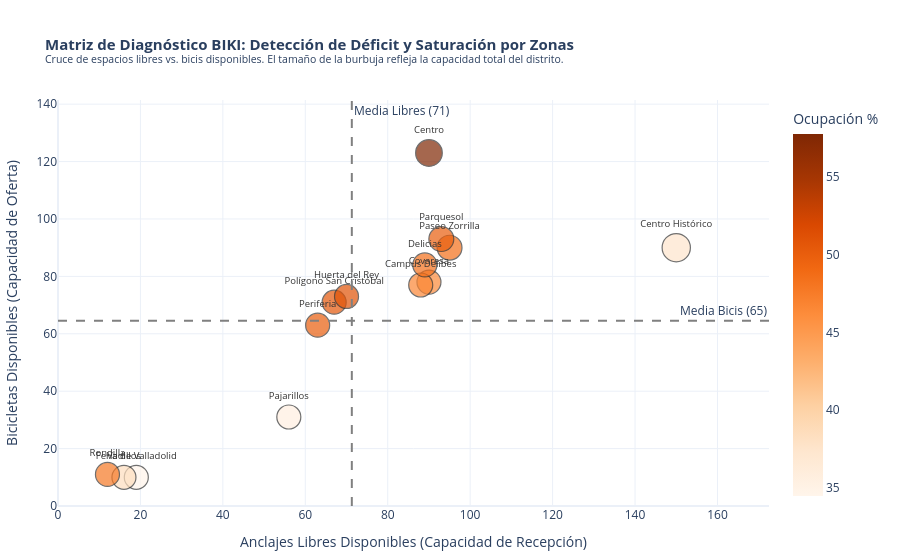

The notebook cell this image was saved under:
### Markdown cell above
<span style="font-size: 20pt; font-weight: bold; color: #804000;">**Bloque 9.** Análisis geográfico de capacidad y detección de déficit de anclajes por zonas </span>

Se toma como referencia la información del primer bloque, que muestra el estado y la distribución de las estaciones. 
- Objetivo: ampliar el análisis del bloque 1 
- Cálculo de porcentaje real de ocupación 
- Determinar déficit latente de anclajes y zonas más saturadas 
- Gráfico interactivo que contraste cada extremo de la red (heatmap)

### Code cell
prefix_mapping = {
    "00": "00 - Centro Histórico",
    "01": "01 - Centro / Clínico",
    "02": "02 - Rondilla / Santa Clara",
    "10": "10 - Periferia (Santovenia/Overuela/Cistérniga)",
    "20": "20 - Campus Delibes / Belén",
    "21": "21 - Vadillos / Pajarillos Norte",
    "30": "30 - Pajarillos / Delicias Norte",
    "40": "40 - Delicias",
    "50": "50 - Polígono San Cristóbal / Arcas Reales",
    "51": "50 - Polígono San Cristóbal / Arcas Reales",
    "60": "60 - Paseo Zorrilla / Plaza de Toros",
    "70": "70 - Covaresa / Parque Alameda",
    "71": "70 - Covaresa / Parque Alameda",
    "80": "80 - Parquesol",
    "81": "80 - Parquesol",
    "90": "90 - Huerta del Rey / Villa de Prado",
    "91": "91 - Feria de Valladolid / Arturo Eyries",
}

def mapeo_barrio(ref):
    ref_str = str(ref).strip().zfill(3)
    prefix = ref_str[:2]
    return prefix_mapping.get(prefix, f"Distrito {prefix}")

df_est["Barrio"] = df_est["REFERENCIA"].apply(mapeo_barrio)

analizar_zonas = (
    df_est.groupby("Barrio", as_index=False)
    .agg(
        Estaciones=("REFERENCIA", "count"),
        TOTAL=("TOTAL", "sum"),
        BICICLETAS=("NÚMERO BICICLETAS", "sum"),
        ESPACIOS_LIBRES=("ESPACIOS LIBRES", "sum"),
    )
)

analizar_zonas["%Ocupacion"] = (
    analizar_zonas["BICICLETAS"] / analizar_zonas["TOTAL"] * 100
).round(2)

analizar_zonas = analizar_zonas.sort_values(by="%Ocupacion", ascending=True)
print(analizar_zonas.to_string(index=False))

media_bicis = analizar_zonas["BICICLETAS"].mean()
media_libres = analizar_zonas["ESPACIOS_LIBRES"].mean()

# Etiquetas cortas para evitar textos largos en el mapa de dispersión
analizar_zonas["Barrio_Corto"] = (
    analizar_zonas["Barrio"]
    .str.split(" - ").str.get(-1)
    .str.split(" /").str.get(0)
    .str.split(" (", regex=False).str.get(0)
)


fig_diagnostico = px.scatter(
    analizar_zonas,
    x="ESPACIOS_LIBRES",
    y="BICICLETAS",
    text="Barrio_Corto",
    size="TOTAL",
    color="%Ocupacion",
    color_continuous_scale=px.colors.sequential.Oranges,
    title=(
        "<b>Matriz de Diagnóstico BIKI: Detección de Déficit y Saturación por Zonas</b>"
        "<br><sup>Cruce de espacios libres vs. bicis disponibles. "
        "El tamaño de la burbuja refleja la capacidad total del distrito.</sup>"
    ),
    labels={
        "ESPACIOS_LIBRES": "Anclajes Libres Disponibles (Capacidad de Recepción)",
        "BICICLETAS": "Bicicletas Disponibles (Capacidad de Oferta)",
        "%Ocupacion": "Ocupación (%)",
    },
    hover_name="Barrio",
    hover_data={"Barrio_Corto": False, "TOTAL": True, "%Ocupacion": ":.1f"}
)

fig_diagnostico.add_vline(
    x=media_libres,
    line_dash="dash",
    line_color="gray",
    annotation_text=f"Media Libres ({media_libres:.0f})",
    annotation_position="top right"
)

fig_diagnostico.add_hline(
    y=media_bicis,
    line_dash="dash",
    line_color="gray",
    annotation_text=f"Media Bicis ({media_bicis:.0f})",
    annotation_position="top right"
)

fig_diagnostico.update_layout(
    template="plotly_white",
    title_font_size=15,
    coloraxis_showscale=True,
    coloraxis_colorbar=dict(title="Ocupación %"),
    margin=dict(l=50, r=50, t=100, b=50),
    xaxis=dict(range=[0, analizar_zonas["ESPACIOS_LIBRES"].max() * 1.15]),
    yaxis=dict(range=[0, analizar_zonas["BICICLETAS"].max() * 1.15])
)

fig_diagnostico.update_traces(
    textposition="top center",
    textfont=dict(size=9.5, color="#333333"),
    marker=dict(
        sizemin=12,
        line=dict(width=1.2, color="#333333")
    )
)

fig_diagnostico.show()

### Figure 1 — Plotly figure (JSON) as saved in the notebook; plotly's stock layout.template omitted (floating-point values rounded to 4 significant figures)
{"data": [{"customdata": [["Feria de Valladolid", 29, 34.48], ["Pajarillos", 87, 35.63], ["Centro Histórico", 240, 37.5], ["Vadillos", 26, 38.46], ["Covaresa", 168, 46.43], ["Campus Delibes", 165, 46.67], ["Rondilla", 23, 47.83], ["Delicias", 173, 48.55], ["Paseo Zorrilla", 185, 48.65], ["Periferia", 126, 50], ["Parquesol", 186, 50], ["Polígono San Cristóbal", 140, 50.71], ["Huerta del Rey", 143, 51.05], ["Centro", 213, 57.75]], "hovertemplate": "<b>%{hovertext}</b><br><br>Anclajes Libres Disponibles (Capacidad de Recepción)=%{x}<br>Bicicletas Disponibles (Capacidad de Oferta)=%{y}<br>TOTAL=%{customdata[1]}<br>Ocupación (%)=%{marker.color:.1f}<extra></extra>", "hovertext": ["91 - Feria de Valladolid / Arturo Eyries", "30 - Pajarillos / Delicias Norte", "00 - Centro Histórico", "21 - Vadillos / Pajarillos Norte", "70 - Covaresa / Parque Alameda", "20 - Campus Delibes / Belén", "02 - Rondilla / Santa Clara", "40 - Delicias", "60 - Paseo Zorrilla / Plaza de Toros", "10 - Periferia (Santovenia/Overuela/Cistérniga)", "80 - Parquesol", "50 - Polígono San Cristóbal / Arcas Reales", "90 - Huerta del Rey / Villa de Prado", "01 - Centro / Clínico"], "legendgroup": "", "marker": {"color": [34.48, 35.63, 37.5, 38.46, 46.43, 46.67, 47.83, 48.55, 48.65, 50.0, 50.0, 50.71, 51.05, 57.75], "coloraxis": "coloraxis", "line": {"color": "#333333", "width": 1.2}, "size": [29, 87, 240, 26, 168, 165, 23, 173, 185, 126, 186, 140, 143, 213], "sizemin": 12, "sizemode": "area", "sizeref": 0.6, "symbol": "circle"}, "mode": "markers+text", "name": "", "orientation": "v", "showlegend": false, "text": ["Feria de Valladolid", "Pajarillos", "Centro Histórico", "Vadillos", "Covaresa", "Campus Delibes", "Rondilla", "Delicias", "Paseo Zorrilla", "Periferia", "Parquesol", "Polígono San Cristóbal", "Huerta del Rey", "Centro"], "textfont": {"color": "#333333", "size": 9.5}, "textposition": "top center", "type": "scatter", "x": [19, 56, 150, 16, 90, 88, 12, 89, 95, 63, 93, 67, 70, 90], "xaxis": "x", "y": [10, 31, 90, 10, 78, 77, 11, 84, 90, 63, 93, 71, 73, 123], "yaxis": "y"}], "layout": {"annotations": [{"showarrow": false, "text": "Media Libres (71)", "x": 71.29, "xanchor": "left", "xref": "x", "y": 1, "yanchor": "top", "yref": "y domain"}, {"showarrow": false, "text": "Media Bicis (65)", "x": 1, "xanchor": "right", "xref": "x domain", "y": 64.57, "yanchor": "bottom", "yref": "y"}], "coloraxis": {"autocolorscale": false, "colorbar": {"title": {"text": "Ocupación %"}}, "colorscale": [[0, "rgb(255,245,235)"], [0.125, "rgb(254,230,206)"], [0.25, "rgb(253,208,162)"], [0.375, "rgb(253,174,107)"], [0.5, "rgb(253,141,60)"], [0.625, "rgb(241,105,19)"], [0.75, "rgb(217,72,1)"], [0.875, "rgb(166,54,3)"], [1, "rgb(127,39,4)"]], "showscale": true}, "legend": {"itemsizing": "constant", "tracegroupgap": 0}, "margin": {"b": 50, "l": 50, "r": 50, "t": 100}, "shapes": [{"line": {"color": "gray", "dash": "dash"}, "type": "line", "x0": 71.29, "x1": 71.29, "xref": "x", "y0": 0, "y1": 1, "yref": "y domain"}, {"line": {"color": "gray", "dash": "dash"}, "type": "line", "x0": 0, "x1": 1, "xref": "x domain", "y0": 64.57, "y1": 64.57, "yref": "y"}], "title": {"font": {"size": 15}, "text": "<b>Matriz de Diagnóstico BIKI: Detección de Déficit y Saturación por Zonas</b><br><sup>Cruce de espacios libres vs. bicis disponibles. El tamaño de la burbuja refleja la capacidad total del distrito.</sup>"}, "xaxis": {"anchor": "y", "domain": [0, 1], "range": [0, 172.5], "title": {"text": "Anclajes Libres Disponibles (Capacidad de Recepción)"}}, "yaxis": {"anchor": "x", "domain": [0, 1], "range": [0, 141.4], "title": {"text": "Bicicletas Disponibles (Capacidad de Oferta)"}}}}
